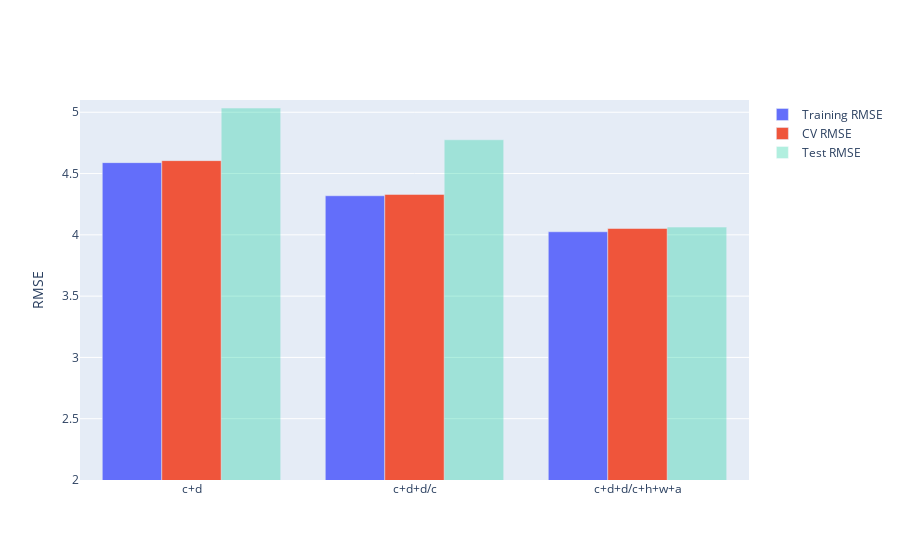

Notebook code for this chart:
### Code cell
fig = compare_models(models)
fig.update_yaxes(range=[2,5.1], title="RMSE")

### Figure 1 — Plotly figure (JSON) as saved in the notebook; plotly's stock layout.template omitted (floating-point values rounded to 4 significant figures)
{"data": [{"name": "Training RMSE", "type": "bar", "x": ["c+d", "c+d+d/c", "c+d+d/c+h+w+a"], "y": [4.589, 4.319, 4.025]}, {"name": "CV RMSE", "type": "bar", "x": ["c+d", "c+d+d/c", "c+d+d/c+h+w+a"], "y": [4.605, 4.33, 4.052]}, {"name": "Test RMSE", "opacity": 0.3, "type": "bar", "x": ["c+d", "c+d+d/c", "c+d+d/c+h+w+a"], "y": [5.034, 4.776, 4.063]}], "layout": {"yaxis": {"range": [2, 5.1], "title": {"text": "RMSE"}}}}
